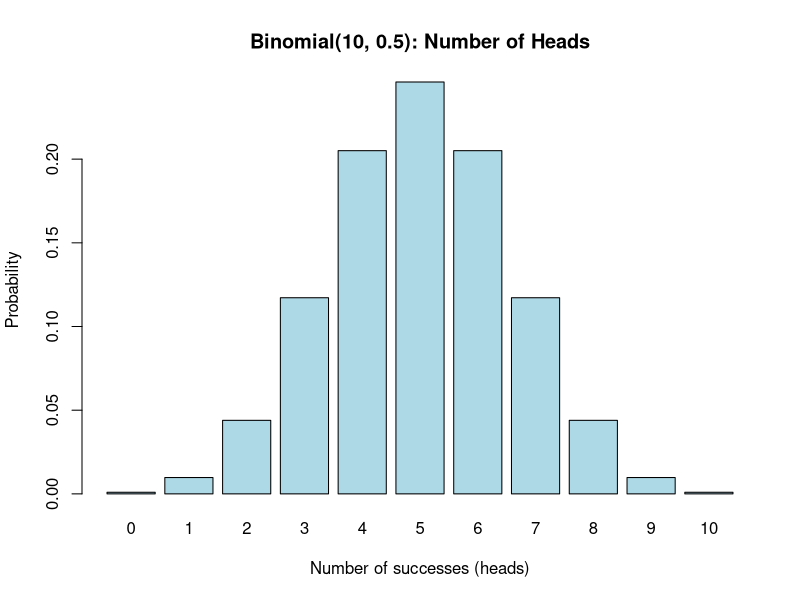
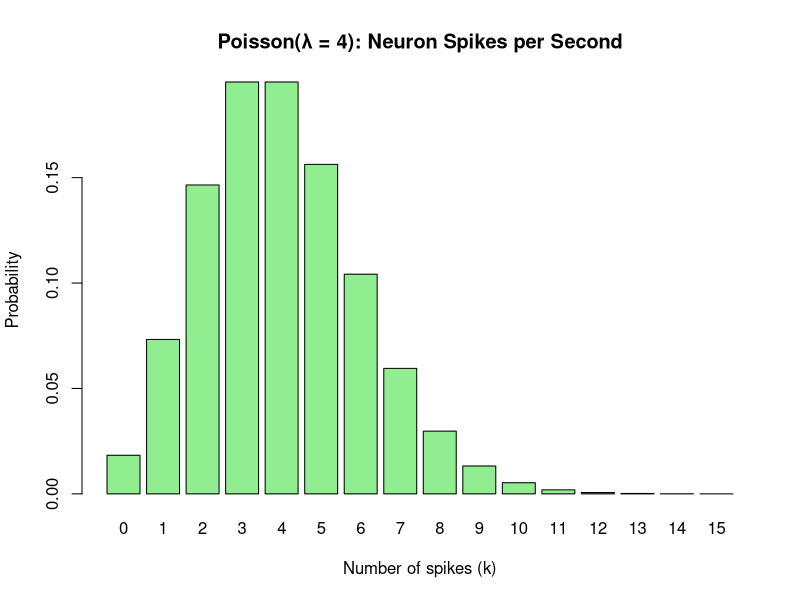
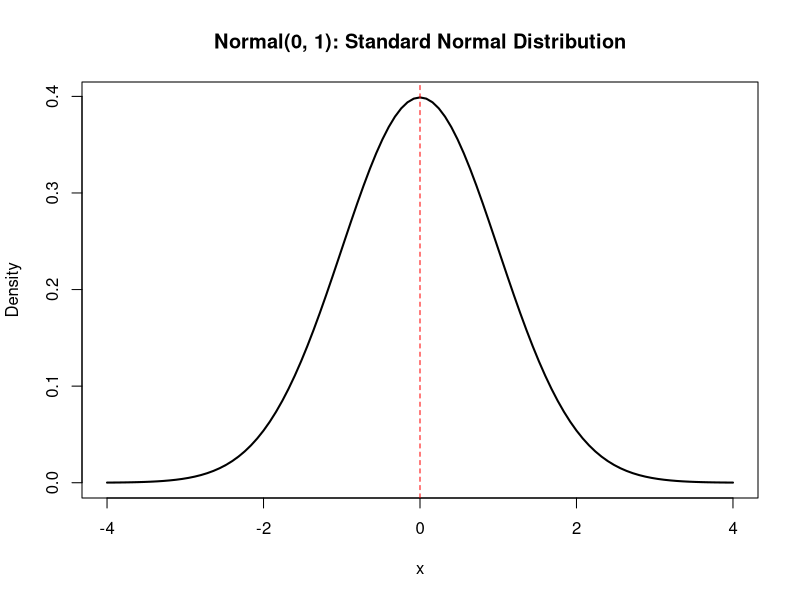
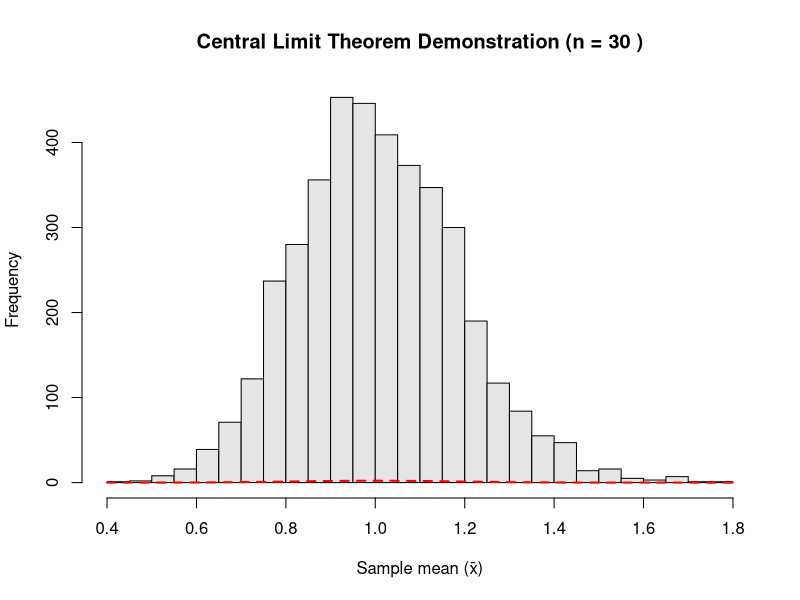

These figures' R source, in order:
# ===============================================
# Probability Distributions and the Central Limit Theorem (CLT)
# ===============================================
# Goal:
# Learn about common probability distributions used in neuroscience and psychology.
# We’ll cover:
#   1. Binomial distribution – discrete "success/failure" outcomes
#   2. Poisson distribution – counts of rare events
#   3. Normal distribution – continuous bell curve
#   4. Central Limit Theorem (CLT) – why sample means are approximately Normal
# ===============================================


# ------------------------------------------------
# 1. Binomial Distribution
# ------------------------------------------------
# Scenario: 10 independent coin tosses (each with probability p = 0.5 of heads)
# The binomial distribution gives the probability of getting k heads.

k <- 0:10                               # possible outcomes: 0 to 10 heads
p <- dbinom(k, size = 10, prob = 0.5)   # dbinom() gives P(X = k)

barplot(p,
        names.arg = k,
        col = "lightblue",
        border = "black",
        main = "Binomial(10, 0.5): Number of Heads",
        xlab = "Number of successes (heads)",
        ylab = "Probability")

# Interpretation:
# - Symmetric around 5 because p = 0.5.
# - Mean = n * p = 10 * 0.5 = 5
# - Variance = n * p * (1 - p) = 2.5


# ------------------------------------------------
# 2. Poisson Distribution
# ------------------------------------------------
# Scenario: number of spikes a neuron fires in one second, with average λ = 4.
# The Poisson distribution models counts of events over fixed time or space intervals.

k <- 0:15                              # possible spike counts
p <- dpois(k, lambda = 4)              # dpois() gives P(X = k)

barplot(p,
        names.arg = k,
        col = "lightgreen",
        border = "black",
        main = "Poisson(λ = 4): Neuron Spikes per Second",
        xlab = "Number of spikes (k)",
        ylab = "Probability")

# Interpretation:
# - Most likely spike counts are near λ = 4.
# - Mean = Variance = λ.
# - Useful for modeling count data in neuroscience (spikes, events).


# ------------------------------------------------
# 3. Normal Distribution
# ------------------------------------------------
# Continuous bell-shaped curve often found in biological data (e.g., height, IQ, reaction time).

curve(dnorm(x, mean = 0, sd = 1),       # dnorm() = density of Normal(mean, sd)
      from = -4, to = 4, lwd = 2,
      main = "Normal(0, 1): Standard Normal Distribution",
      xlab = "x", ylab = "Density")

abline(v = 0, lty = 2, col = "red")     # add mean line at μ = 0

# Interpretation:
# - Symmetric around mean (μ = 0).
# - 68% of data lie within ±1 SD, 95% within ±2 SD.
# - Theoretical foundation for many parametric tests (e.g., t-tests, ANOVA).


# ------------------------------------------------
# 4. Central Limit Theorem (CLT) Simulation
# ------------------------------------------------
# The CLT states:
#   Even if the population is *not* Normal,
#   the distribution of sample means becomes approximately Normal
#   as the sample size (n) increases.

set.seed(10)
n <- 30                                 # sample size per experiment

# Population: Exponential(1) — very right-skewed
# Simulate 4000 experiments, each with n = 30 samples, and compute their mean.
xbar <- replicate(4000, mean(rexp(n, rate = 1)))

# Plot histogram of the sample means
hist(xbar,
     breaks = 30,
     col = "gray90",
     border = "black",
     main = paste("Central Limit Theorem Demonstration (n =", n, ")"),
     xlab = "Sample mean (x̄)",
     ylab = "Frequency")

# Overlay theoretical Normal curve
curve(dnorm(x, mean = 1, sd = 1 / sqrt(n)),
      add = TRUE,
      col = "red",
      lwd = 2,
      lty = 2)

# Interpretation:
# - The underlying population (Exponential) is *not* Normal (it’s skewed).
# - Yet, the sample means (x̄) form a nearly Normal distribution.
# - This explains why we can use Normal-based tests (like t-tests)
#   even when data are not perfectly Normal, *if n is large enough*.


# ------------------------------------------------
# Summary and Key Concepts
# ------------------------------------------------
# - Binomial: Discrete outcomes (success/failure). Mean = n*p, Var = n*p*(1-p)
# - Poisson: Counts of rare events. Mean = Var = λ
# - Normal: Continuous, symmetric, bell-shaped
# - CLT: The sampling distribution of the mean becomes Normal as n → ∞
#
# Practical takeaway:
#   Many neuroscience and psychology measures are analyzed assuming Normality
#   because of the Central Limit Theorem.
# ===============================================
